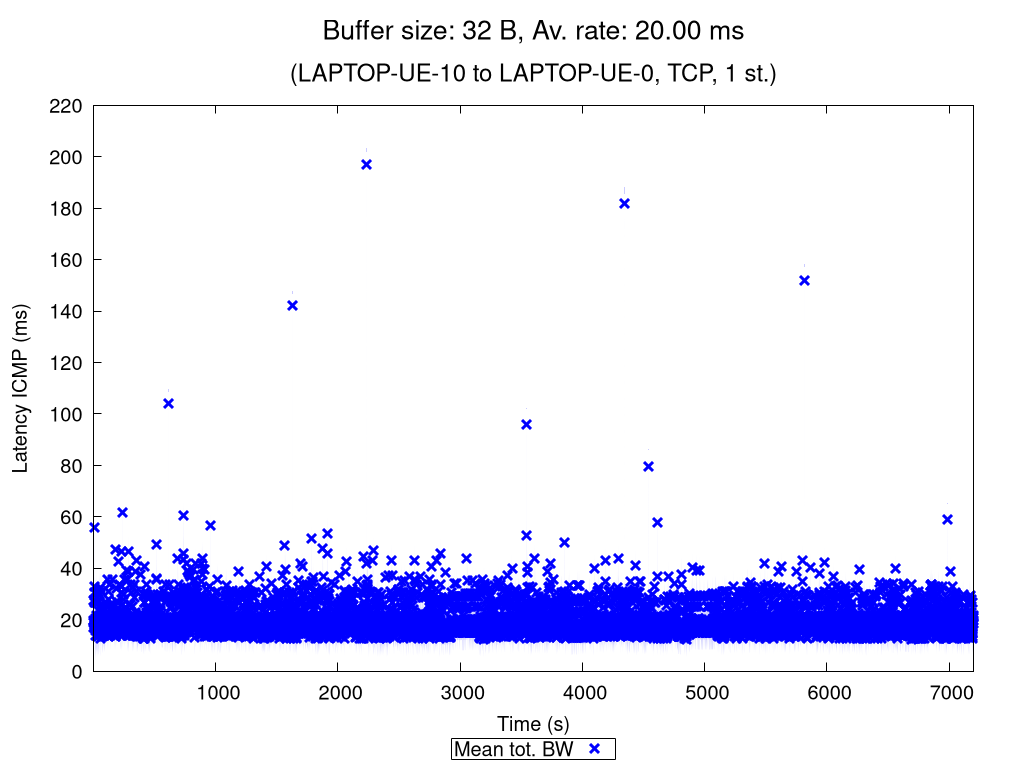

gnuplot code for this plot:
set terminal pngcairo nocrop enhanced size 1024,768 font "Verdana,15"
set output "TCP_1_st_2020_11_07_02-29-00_two2one_00032B.png"

set title "{/=20 Buffer size: 32 B, Av. rate: 20.00 ms}\n\n{/=18 (LAPTOP-UE-10 to LAPTOP-UE-0, TCP, 1 st.)}"

set xlabel "Time (s)"
set ylabel "Latency ICMP (ms)"
set ytics nomirror
set key bmargin center horizontal box samplen 1 width -1
set bmargin 4.6
set rmargin 4.5

rf = 1.0  # rate factor
set style fill transparent solid 0.2 noborder
set autoscale xfix
plot "TCP_1_st_2020_11_07_02-29-00_two2one_00032B_iperf_processed.dat" using 1:($2/rf-$3/rf):($2/rf+$3/rf) with filledcurves lc rgb "blue" notitle, \
     "" using 1:($2/rf) with points pt 2 ps 1.5 lw 3 lc rgb "blue" title "Mean tot. BW", \
